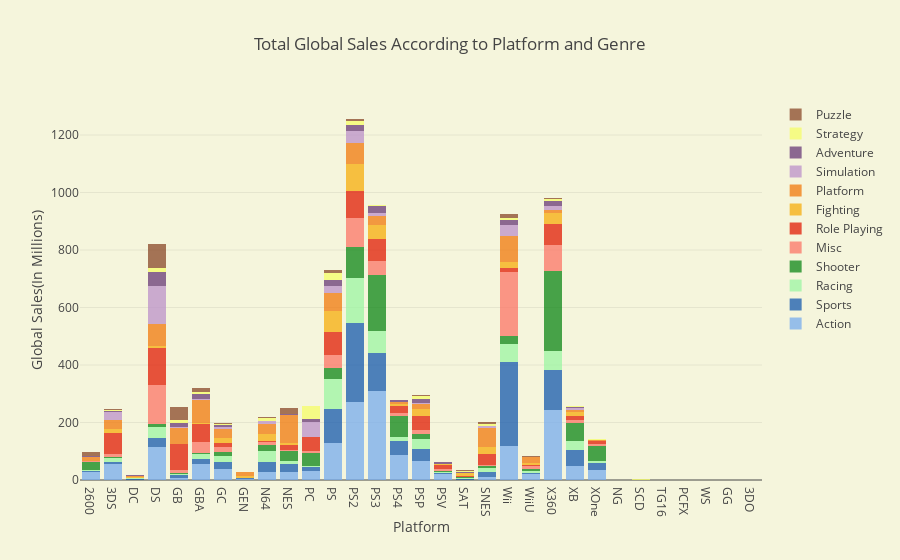

Notebook code for this chart:
### Markdown cell above
The graph below shows the total amount of global sales according to the genre  and platforms of the games in the data set. For example, for the Wii platform, 292.06 million sports games are sold globally , or 278.55 million shooter games have been sold for the X360.

### Code cell
trace1 = go.Bar(
    x=xaction.groupby("Platform")["Global_Sales"].sum().index,
    y=xaction.groupby("Platform")["Global_Sales"].sum().values,
    opacity=0.75,
    name = "Action",
    marker=dict(color="rgb(119,172,238)"))
trace2 = go.Bar(
    x=xsports.groupby("Platform")["Global_Sales"].sum().index,
    y=xsports.groupby("Platform")["Global_Sales"].sum().values,
    opacity=0.75,
    name = "Sports",
    marker=dict(color='rgb(21,90,174)'))
trace3 = go.Bar(
    x=xrace.groupby("Platform")["Global_Sales"].sum().index,
    y=xrace.groupby("Platform")["Global_Sales"].sum().values,
    opacity=0.75,
    name = "Racing",
    marker=dict(color="rgb(156,245,163)"))
trace4 = go.Bar(
    x=xshooter.groupby("Platform")["Global_Sales"].sum().index,
    y=xshooter.groupby("Platform")["Global_Sales"].sum().values,
    opacity=0.75,
    name = "Shooter",
    marker=dict(color="rgb(14,135,23)"))
trace5 = go.Bar(
    x=xmisc.groupby("Platform")["Global_Sales"].sum().index,
    y=xmisc.groupby("Platform")["Global_Sales"].sum().values,
    opacity=0.75,
    name = "Misc",
    marker=dict(color='rgb(252,118,103)'))
trace6 = go.Bar(
    x=xrole.groupby("Platform")["Global_Sales"].sum().index,
    y=xrole.groupby("Platform")["Global_Sales"].sum().values,
    opacity=0.75,
    name = "Role Playing",
    marker=dict(color="rgb(226,28,5)"))
trace7 = go.Bar(
    x=xfight.groupby("Platform")["Global_Sales"].sum().index,
    y=xfight.groupby("Platform")["Global_Sales"].sum().values,
    opacity=0.75,
    name = "Fighting",
    marker=dict(color="rgb(247,173,13)"))
trace8 = go.Bar(
    x=xplatform.groupby("Platform")["Global_Sales"].sum().index,
    y=xplatform.groupby("Platform")["Global_Sales"].sum().values,
    opacity=0.75,
    name = "Platform",
    marker=dict(color="rgb(242,122,13)"))
trace9 = go.Bar(
    x=xsimulation.groupby("Platform")["Global_Sales"].sum().index,
    y=xsimulation.groupby("Platform")["Global_Sales"].sum().values,
    opacity=0.75,
    name = "Simulation",
    marker=dict(color="rgb(188,145,202)"))
trace10 = go.Bar(
    x=xadventure.groupby("Platform")["Global_Sales"].sum().index,
    y=xadventure.groupby("Platform")["Global_Sales"].sum().values,
    opacity=0.75,
    name = "Adventure",
    marker=dict(color='rgb(104,57,119)'))
trace11 = go.Bar(
    x=xstrategy.groupby("Platform")["Global_Sales"].sum().index,
    y=xstrategy.groupby("Platform")["Global_Sales"].sum().values,
    opacity=0.75,
    name = "Strategy",
    marker=dict(color='rgb(245,253,104)'))
trace12 = go.Bar(
    x=xpuzzle.groupby("Platform")["Global_Sales"].sum().index,
    y=xpuzzle.groupby("Platform")["Global_Sales"].sum().values,
    opacity=0.75,
    name = "Puzzle",
    marker=dict(color='rgb(138,72,40)'))

data = [trace1, trace2,trace3,trace4,trace5,trace6,trace7,trace8,trace9,trace10,trace11,trace12]
layout = go.Layout(barmode='stack',
                   title='Total Global Sales According to Platform and Genre',
                   xaxis=dict(title='Platform'),
                   yaxis=dict( title='Global Sales(In Millions)'),
                   paper_bgcolor='beige',
                   plot_bgcolor='beige'
)
fig = go.Figure(data=data, layout=layout)
iplot(fig)

### Figure 1 — Plotly figure (JSON) as saved in the notebook; plotly's stock layout.template omitted (floating-point values rounded to 4 significant figures)
{"data": [{"marker": {"color": "rgb(119,172,238)"}, "name": "Action", "opacity": 0.75, "type": "bar", "uid": "c4a35d1d-80bb-44a4-b2b5-081d6aab0aea", "x": ["2600", "3DS", "DC", "DS", "GB", "GBA", "GC", "GEN", "N64", "NES", "PC", "PS", "PS2", "PS3", "PS4", "PSP", "PSV", "SAT", "SNES", "Wii", "WiiU", "X360", "XB", "XOne"], "y": [29.34, 57.02, 1.26, 115.6, 7.92, 55.76, 37.84, 2.74, 29.58, 28.75, 31.53, 127.0, 272.8, 307.9, 87.06, 64.72, 20.01, 0.65, 10.08, 118.6, 19.35, 242.7, 49.28, 33.79]}, {"marker": {"color": "rgb(21,90,174)"}, "name": "Sports", "opacity": 0.75, "type": "bar", "uid": "f1df5d24-a1da-4aeb-a107-02f87e9f7565", "x": ["2600", "3DS", "DC", "DS", "GB", "GBA", "GC", "GEN", "N64", "NES", "NG", "PC", "PS", "PS2", "PS3", "PS4", "PSP", "PSV", "SAT", "SNES", "Wii", "WiiU", "X360", "XB", "XOne"], "y": [3.43, 6.2, 3.66, 31.83, 9.05, 16.41, 25.49, 3.2, 32.8, 26.85, 0.02, 12.01, 121.0, 273.4, 135.6, 50.07, 41.69, 4.88, 2.79, 17.87, 292.1, 3.32, 139.1, 54.27, 23.97]}, {"marker": {"color": "rgb(156,245,163)"}, "name": "Racing", "opacity": 0.75, "type": "bar", "uid": "06848b27-0d3d-48e6-91b8-1aed3462583d", "x": ["2600", "3DS", "DC", "DS", "GB", "GBA", "GC", "GEN", "N64", "NES", "PC", "PS", "PS2", "PS3", "PS4", "PSP", "PSV", "SAT", "SCD", "SNES", "Wii", "WiiU", "X360", "XB", "XOne"], "y": [2.91, 14.49, 2.65, 38.64, 4.55, 18.8, 21.89, 0.26, 40.09, 9.78, 4.06, 103.2, 156.3, 73.95, 11.53, 34.73, 2.95, 2.4, 0.07, 13.49, 61.28, 7.77, 65.99, 31.49, 8.8]}, {"marker": {"color": "rgb(14,135,23)"}, "name": "Shooter", "opacity": 0.75, "type": "bar", "uid": "c73cf6db-c3ea-4e44-ad63-36ca8a916721", "x": ["2600", "3DS", "DC", "DS", "GB", "GBA", "GC", "GEN", "N64", "NES", "PC", "PS", "PS2", "PS3", "PS4", "PSP", "PSV", "SAT", "SNES", "TG16", "Wii", "WiiU", "X360", "XB", "XOne"], "y": [26.48, 1.29, 0.33, 8.2, 1.2, 3.6, 13.63, 0.13, 19.27, 35.62, 45.32, 39.31, 108.6, 196.0, 75.32, 19.77, 4.57, 3.98, 6.07, 0.02, 28.77, 6.17, 278.5, 63.55, 51.61]}, {"marker": {"color": "rgb(252,118,103)"}, "name": "Misc", "opacity": 0.75, "type": "bar", "uid": "9ba9f646-092f-4af5-8846-4037f66ded3a", "x": ["2600", "3DS", "DS", "GB", "GBA", "GC", "GEN", "N64", "NES", "PC", "PS", "PS2", "PS3", "PS4", "PSP", "PSV", "SAT", "SCD", "SNES", "Wii", "WiiU", "X360", "XB", "XOne"], "y": [3.58, 10.48, 137.8, 13.35, 36.25, 16.73, 0.03, 11.19, 3.59, 8.56, 44.9, 101.1, 47.85, 7.4, 13.96, 5.18, 1.2, 0.1, 5.02, 221.1, 12.23, 91.96, 9.58, 6.86]}, {"marker": {"color": "rgb(226,28,5)"}, "name": "Role Playing", "opacity": 0.75, "type": "bar", "uid": "9f07b4de-6e03-4070-83ad-52a0365f983c", "x": ["3DS", "DC", "DS", "GB", "GBA", "GC", "GEN", "N64", "NES", "PC", "PCFX", "PS", "PS2", "PS3", "PS4", "PSP", "PSV", "SAT", "SCD", "SNES", "WS", "Wii", "WiiU", "X360", "XB", "XOne"], "y": [75.74, 0.68, 126.9, 88.24, 64.21, 13.15, 0.27, 3.36, 18.78, 47.78, 0.03, 78.3, 93.5, 75.3, 25.77, 49.05, 13.39, 3.76, 0.06, 36.43, 1.22, 14.06, 2.47, 71.98, 13.51, 9.48]}, {"marker": {"color": "rgb(247,173,13)"}, "name": "Fighting", "opacity": 0.75, "type": "bar", "uid": "a9a16d6e-f852-4282-8fb8-9712060c9fe5", "x": ["2600", "3DS", "DC", "DS", "GBA", "GC", "GEN", "N64", "NES", "NG", "PC", "PS", "PS2", "PS3", "PS4", "PSP", "PSV", "SAT", "SNES", "Wii", "WiiU", "X360", "XB", "XOne"], "y": [1.24, 10.46, 1.83, 7.2, 4.21, 18.43, 5.9, 22.08, 6.54, 1.42, 0.27, 72.68, 92.6, 51.7, 8.04, 21.97, 3.15, 8.52, 26.95, 23.86, 6.36, 37.64, 13.55, 2.31]}, {"marker": {"color": "rgb(242,122,13)"}, "name": "Platform", "opacity": 0.75, "type": "bar", "uid": "8c1aeeb0-1b96-471b-8848-92787f68ff06", "x": ["2600", "3DS", "DC", "DS", "GB", "GBA", "GC", "GEN", "GG", "N64", "NES", "PC", "PS", "PS2", "PS3", "PS4", "PSP", "PSV", "SAT", "SCD", "SNES", "Wii", "WiiU", "X360", "XB", "XOne"], "y": [13.27, 32.23, 2.54, 77.45, 54.91, 78.3, 28.66, 15.45, 0.04, 36.13, 95.78, 0.49, 64.21, 72.51, 30.33, 7.01, 17.28, 3.03, 0.76, 1.5, 65.65, 90.74, 21.24, 11.39, 9.66, 0.81]}, {"marker": {"color": "rgb(188,145,202)"}, "name": "Simulation", "opacity": 0.75, "type": "bar", "uid": "9318dbcb-2fe8-4190-bf65-723e5a70f401", "x": ["2600", "3DO", "3DS", "DC", "DS", "GB", "GBA", "GC", "N64", "PC", "PS", "PS2", "PS3", "PS4", "PSP", "PSV", "SAT", "SNES", "Wii", "WiiU", "X360", "XB", "XOne"], "y": [0.45, 0.02, 27.08, 0.52, 132.0, 3.55, 5.91, 8.59, 10.19, 51.91, 25.33, 42.66, 10.79, 0.77, 6.28, 0.08, 1.13, 5.63, 36.97, 0.21, 14.45, 7.11, 0.54]}, {"marker": {"color": "rgb(104,57,119)"}, "name": "Adventure", "opacity": 0.75, "type": "bar", "uid": "01d73838-644f-4f1f-a86f-fc4a578f7aae", "x": ["2600", "3DO", "3DS", "DC", "DS", "GB", "GBA", "GC", "GEN", "N64", "NES", "PC", "PS", "PS2", "PS3", "PS4", "PSP", "PSV", "SAT", "SNES", "TG16", "Wii", "WiiU", "X360", "XB", "XOne"], "y": [1.7, 0.06, 4.81, 2.5, 47.29, 17.16, 14.68, 5.93, 0.19, 0.45, 4.38, 10.09, 20.97, 21.16, 22.9, 4.7, 10.69, 4.18, 4.16, 1.5, 0.14, 18.43, 0.17, 15.23, 3.06, 2.51]}, {"marker": {"color": "rgb(245,253,104)"}, "name": "Strategy", "opacity": 0.75, "type": "bar", "uid": "c117c80d-1eb4-435b-9d75-ad76ddd86ffb", "x": ["3DS", "DS", "GB", "GBA", "GC", "GEN", "N64", "PC", "PS", "PS2", "PS3", "PS4", "PSP", "PSV", "SAT", "SCD", "SNES", "WS", "Wii", "WiiU", "X360", "XB", "XOne"], "y": [2.09, 15.39, 8.05, 7.45, 4.32, 0.19, 10.33, 45.88, 21.67, 15.15, 4.94, 0.41, 10.62, 0.31, 3.24, 0.14, 4.98, 0.2, 5.23, 1.24, 10.13, 2.78, 0.38]}, {"marker": {"color": "rgb(138,72,40)"}, "name": "Puzzle", "opacity": 0.75, "type": "bar", "uid": "ee3449b4-3924-4053-bdc9-516caefe9e76", "x": ["2600", "3DO", "3DS", "DS", "GB", "GBA", "GC", "N64", "NES", "PC", "PS", "PS2", "PS3", "PS4", "PSP", "PSV", "SAT", "SNES", "Wii", "WiiU", "X360", "XB"], "y": [14.68, 0.02, 5.57, 84.29, 47.47, 12.92, 4.7, 3.41, 21.0, 0.92, 12.08, 5.9, 0.6, 0.02, 5.52, 0.2, 1, 6.38, 15.67, 1.33, 0.85, 0.42]}], "layout": {"barmode": "stack", "paper_bgcolor": "beige", "plot_bgcolor": "beige", "title": {"text": "Total Global Sales According to Platform and Genre"}, "xaxis": {"title": {"text": "Platform"}}, "yaxis": {"title": {"text": "Global Sales(In Millions)"}}}}
